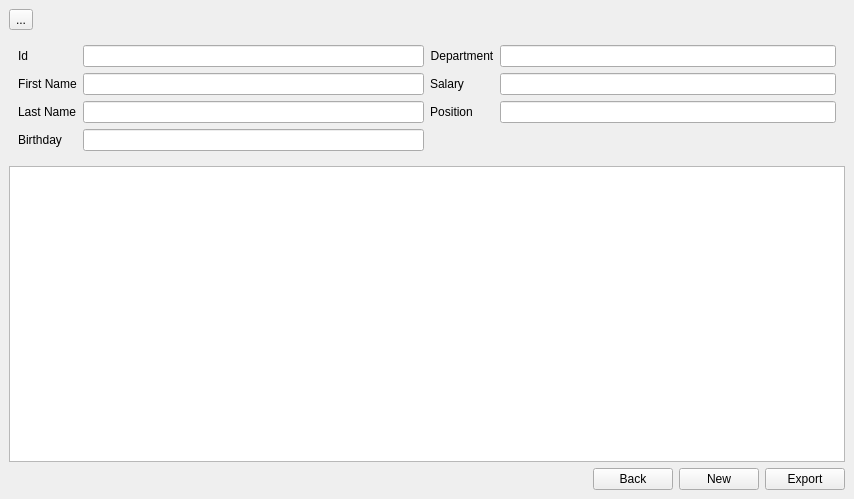
<?xml version="1.0" encoding="UTF-8"?>
<ui version="4.0">
 <class>MainWindow</class>
 <widget class="QMainWindow" name="MainWindow">
  <property name="geometry">
   <rect>
    <x>0</x>
    <y>0</y>
    <width>854</width>
    <height>499</height>
   </rect>
  </property>
  <property name="windowTitle">
   <string>MainWindow</string>
  </property>
  <widget class="QWidget" name="centralwidget">
   <layout class="QGridLayout" name="gridLayout_2">
    <item row="0" column="0">
     <layout class="QGridLayout" name="upperGridLayout">
      <item row="0" column="0">
       <widget class="QToolButton" name="toolButton">
        <property name="text">
         <string>...</string>
        </property>
       </widget>
      </item>
      <item row="0" column="1">
       <spacer name="horizontalSpacer_2">
        <property name="orientation">
         <enum>Qt::Horizontal</enum>
        </property>
        <property name="sizeHint" stdset="0">
         <size>
          <width>638</width>
          <height>20</height>
         </size>
        </property>
       </spacer>
      </item>
     </layout>
    </item>
    <item row="1" column="0">
     <widget class="QWidget" name="widget" native="true">
      <layout class="QGridLayout" name="gridLayout">
       <item row="0" column="0">
        <layout class="QFormLayout" name="formLayout">
         <item row="0" column="0">
          <widget class="QLabel" name="idLabel">
           <property name="text">
            <string>Id</string>
           </property>
           <property name="alignment">
            <set>Qt::AlignCenter</set>
           </property>
          </widget>
         </item>
         <item row="0" column="1">
          <widget class="QLineEdit" name="idLineEdit"/>
         </item>
         <item row="1" column="0">
          <widget class="QLabel" name="firstNameLabel">
           <property name="text">
            <string>First Name</string>
           </property>
           <property name="alignment">
            <set>Qt::AlignCenter</set>
           </property>
          </widget>
         </item>
         <item row="1" column="1">
          <widget class="QLineEdit" name="firstNameLineEdit"/>
         </item>
         <item row="2" column="0">
          <widget class="QLabel" name="lastNameLabel">
           <property name="text">
            <string>Last Name</string>
           </property>
           <property name="alignment">
            <set>Qt::AlignCenter</set>
           </property>
          </widget>
         </item>
         <item row="2" column="1">
          <widget class="QLineEdit" name="lastNameLineEdit"/>
         </item>
         <item row="3" column="0">
          <widget class="QLabel" name="birthdayLabel">
           <property name="text">
            <string>Birthday</string>
           </property>
           <property name="alignment">
            <set>Qt::AlignCenter</set>
           </property>
          </widget>
         </item>
         <item row="3" column="1">
          <widget class="QLineEdit" name="birthdayLineEdit">
           <property name="text">
            <string/>
           </property>
          </widget>
         </item>
        </layout>
       </item>
       <item row="0" column="1">
        <layout class="QFormLayout" name="formLayout_2">
         <item row="0" column="0">
          <widget class="QLabel" name="departmentLabel">
           <property name="text">
            <string>Department</string>
           </property>
           <property name="alignment">
            <set>Qt::AlignCenter</set>
           </property>
          </widget>
         </item>
         <item row="0" column="1">
          <widget class="QLineEdit" name="departmentLineEdit"/>
         </item>
         <item row="1" column="0">
          <widget class="QLabel" name="salaryLabel">
           <property name="text">
            <string>Salary</string>
           </property>
           <property name="alignment">
            <set>Qt::AlignCenter</set>
           </property>
          </widget>
         </item>
         <item row="1" column="1">
          <widget class="QLineEdit" name="salaryLineEdit"/>
         </item>
         <item row="2" column="0">
          <widget class="QLabel" name="positionLabel">
           <property name="text">
            <string>Position</string>
           </property>
           <property name="alignment">
            <set>Qt::AlignCenter</set>
           </property>
          </widget>
         </item>
         <item row="2" column="1">
          <widget class="QLineEdit" name="positionLineEdit">
           <property name="text">
            <string/>
           </property>
          </widget>
         </item>
        </layout>
       </item>
      </layout>
     </widget>
    </item>
    <item row="2" column="0">
     <widget class="QTableWidget" name="tableWidget"/>
    </item>
    <item row="3" column="0">
     <layout class="QGridLayout" name="bottomGridLayout">
      <item row="0" column="0">
       <spacer name="horizontalSpacer">
        <property name="orientation">
         <enum>Qt::Horizontal</enum>
        </property>
        <property name="sizeHint" stdset="0">
         <size>
          <width>438</width>
          <height>20</height>
         </size>
        </property>
       </spacer>
      </item>
      <item row="0" column="1">
       <widget class="QPushButton" name="backButton">
        <property name="text">
         <string>Back</string>
        </property>
       </widget>
      </item>
      <item row="0" column="2">
       <widget class="QPushButton" name="newButton">
        <property name="text">
         <string>New</string>
        </property>
       </widget>
      </item>
      <item row="0" column="3">
       <widget class="QPushButton" name="exportButton">
        <property name="text">
         <string>Export</string>
        </property>
       </widget>
      </item>
     </layout>
    </item>
   </layout>
  </widget>
 </widget>
 <resources/>
 <connections/>
</ui>
